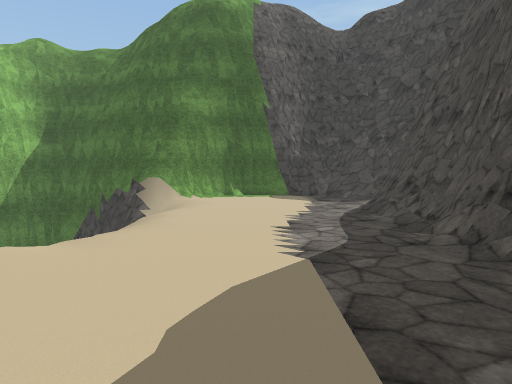
view 1 (above)

22 first-person views from a walk through a 3-D level made in the Unity game engine. The camera is 1.5 m above the floor, tilts 4° down and sees 75° across. The floor is counted in squares, 1.8 m on a side. Each view is taken from the middle of a square. On the plan, view 1 faces up. The plan holds only what a view shows up to about 11 squares ahead; the rest is blank. The place goes on beyond the plan. The player character is not drawn. Some surface patterns are stand-ins.

view 2
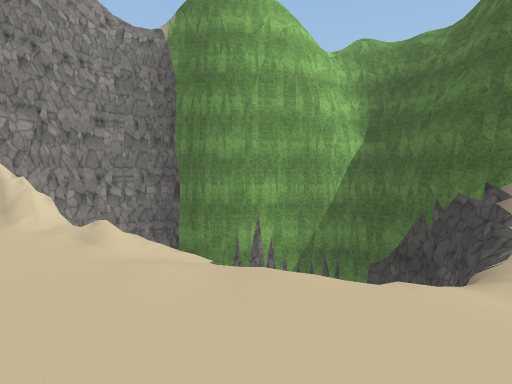

view 3
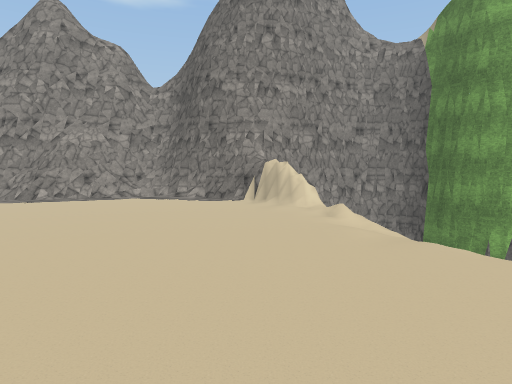

view 4
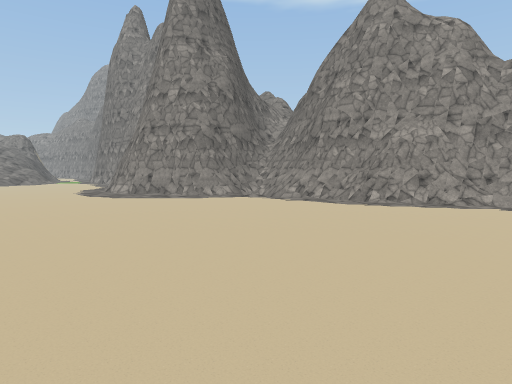

view 5
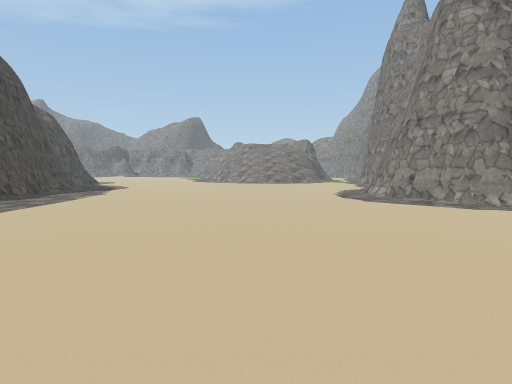

view 6
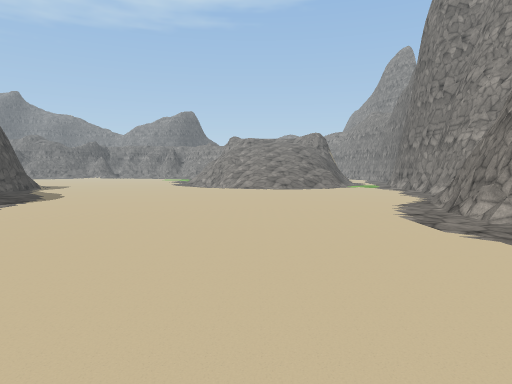

view 7
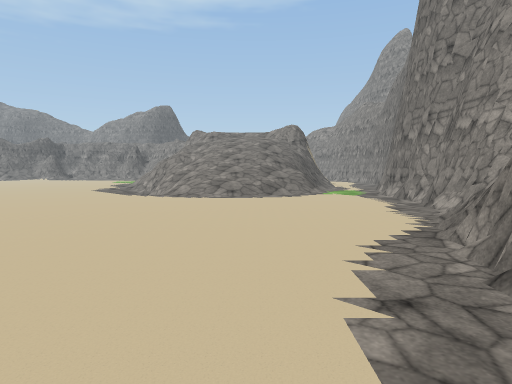

view 8
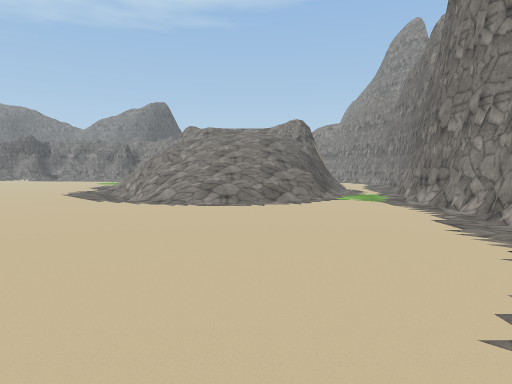

view 9
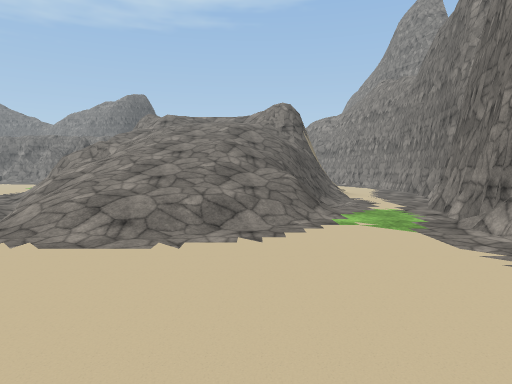

view 10
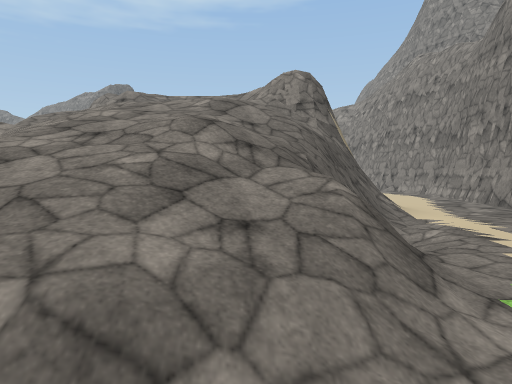

view 11
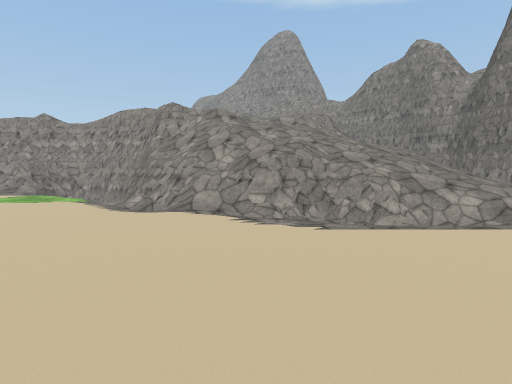

view 12
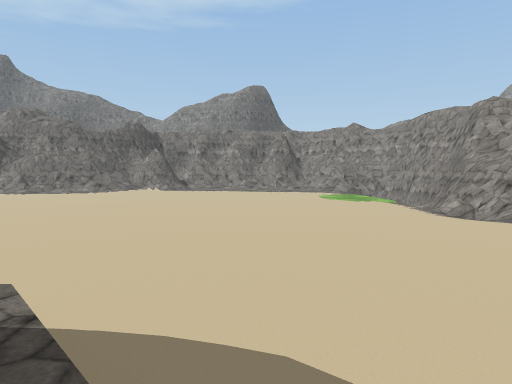

view 13
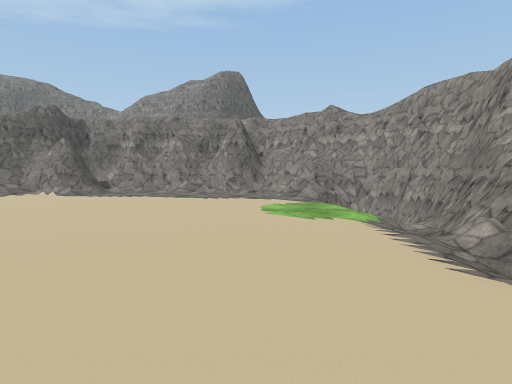

view 14
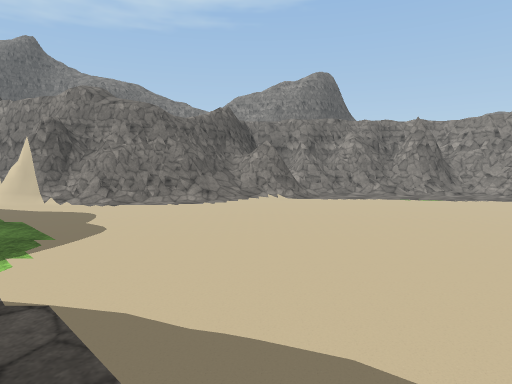

view 15
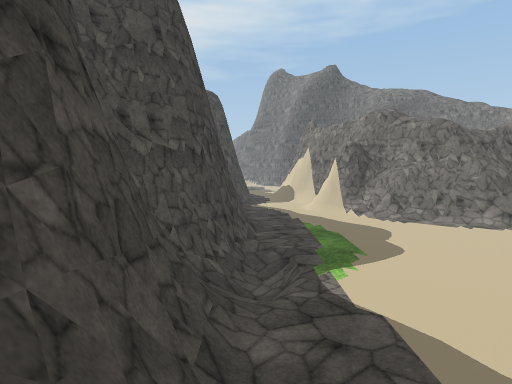

view 16
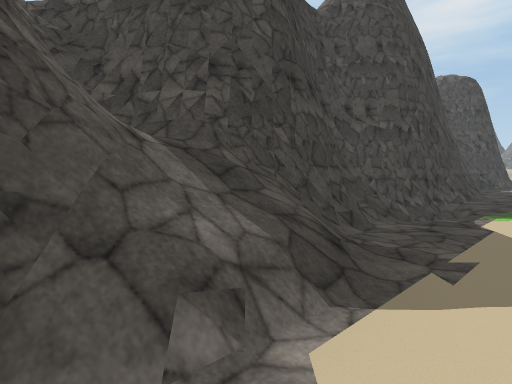

view 17
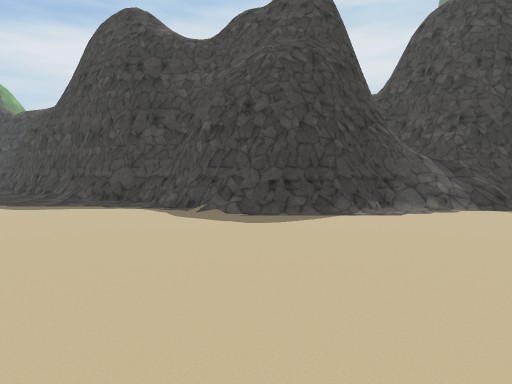

view 18
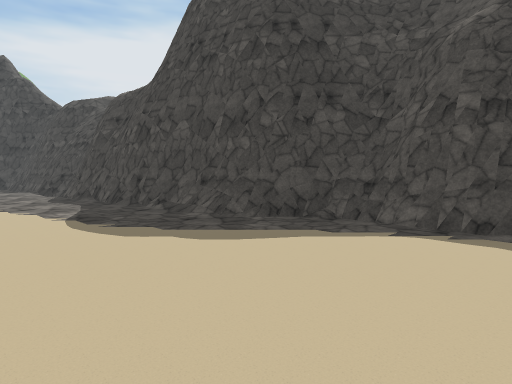

view 19
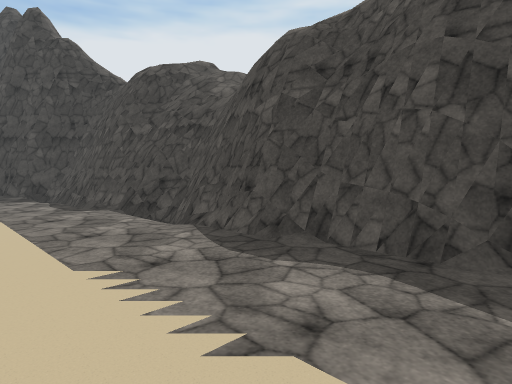

view 20
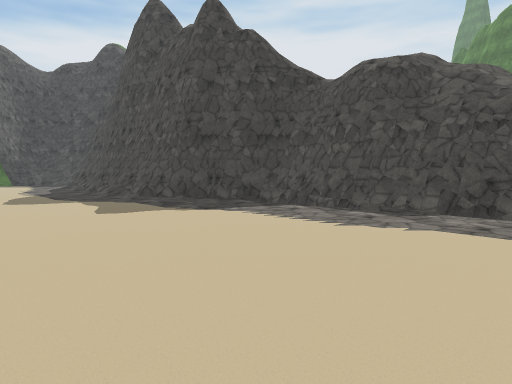

view 21
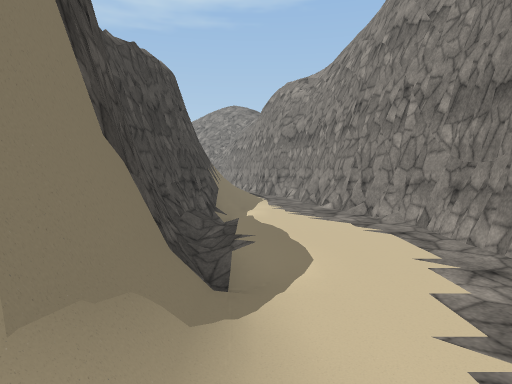

view 22
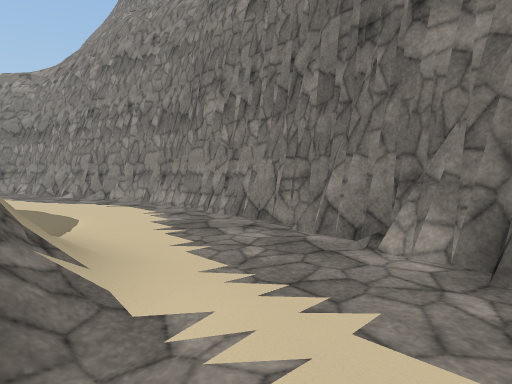

### Floor plan
Key: @ floor where view 1 was taken; # wall or solid block; . main floor; : floor 2.5 m higher than the main floor; / step, stairs or slope; = window, fence, low wall or low ledge; v drop or lower ground.
Columns run from 12 left of view 1 to 20 right of it. Each row starts with its distance up from view 1.
 11     #############
 10    ##vvv###/..//#
  9   ##v  vv=/..../#
  8  ##v    v//....##
  7 ##v      v/....#
  6 #v       v/....#
  5 #        v/....#
  4 #v       /.....#
  3 ##  vv///......#
  2  ###=..........#
  1   ##...........#
  0   #.........@..##
 -1  ##.............#
 -2  #..............##
 -3  ##..............#
 -4   #..............#
 -5   #/.............#
 -6   #/.............#
 -7   #/.............##
 -8   #//............##
 -9     =............=#
-10     ##...........##
-11      #...........##
-12      ##...........#
-13      ##...........#
-14      ##...........#
-15      #............#
-16     ##............##
-17     #..............#
-18     #..............#
-19     #..............##
-20     #..............##
-21    ##....//.........##  ###
-22    #...//////........####:#
-23    #..////////........##//#
-24   ##..=/////=/.........///#
-25   #... /////=/..........//##
-26   #..==//////=/.........../###
-27  ##./=/////////............/##
-28  #../#/// ///#//...........//##
-29  #../#//  ////#/............./##
-30  #../#/// ///#=/............../##
-31  #../#v ////##//.............../#
-32  #.../#     v# /.................
-33  ##..##     v# /................
-34   #..#v     v#/ ..........//==##
-35   #..#v     /v#=.......///=#####
-36   #..#v      v##=...../##/##

Where each view was taken, in squares from view 1:
view 1: 0 up, 0 right, facing up
view 2: 1 up, 2 left, facing up-left
view 3: 1 up, 0 right, facing left
view 4: 1 down, 1 left, facing down-left
view 5: 2 down, 2 left, facing down
view 6: 7 down, 2 left, facing down
view 7: 11 down, 4 left, facing down
view 8: 13 down, 4 left, facing down
view 9: 17 down, 5 left, facing down
view 10: 21 down, 5 left, facing down
view 11: 21 down, 6 right, facing down-left
view 12: 21 down, 7 right, facing down
view 13: 25 down, 5 right, facing down
view 14: 25 down, 12 right, facing down
view 15: 24 down, 12 right, facing down-right
view 16: 24 down, 9 right, facing right
view 17: 26 down, 3 right, facing up-right
view 18: 21 down, 2 right, facing up-right
view 19: 14 down, 2 right, facing up-right
view 20: 9 down, 2 left, facing up-right
view 21: 27 down, 8 left, facing down
view 22: 25 down, 7 left, facing down-left
